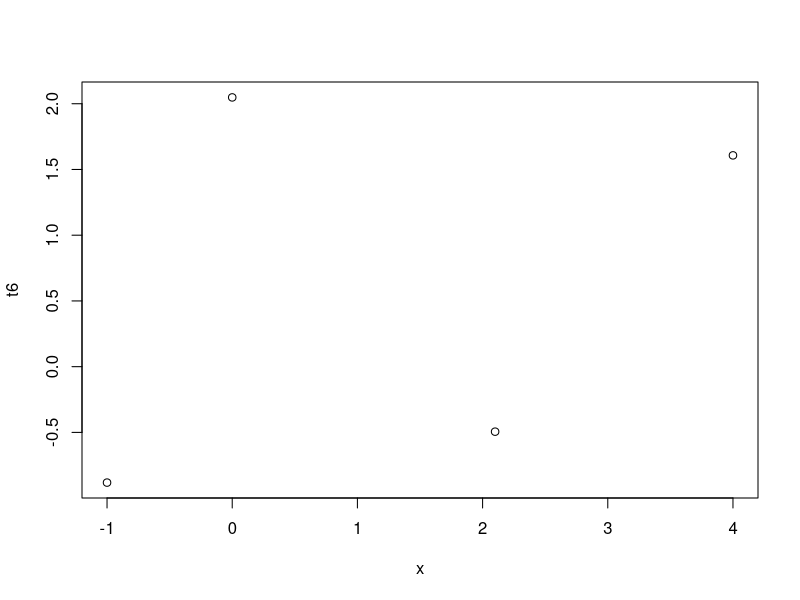

Here is the R script that generated this plot:
## ---- chunk 1
x <- c(2.1,-1,0,4) # c = combine
y <- rt(4,6) # Four observations from a t_6 distribution
stdDev <- sd(x)
mean(y)
## ---- chunk 2
z <- data.frame(x,y)
print(z)
## ---- chunk 3
plot(x,y,ylab="t6")
## ---- chunk 4
install.packages("dplyr", repos='http://cran.rstudio.com') # Comment this out once installed
## ---- chunk 5
library(dplyr) # load up the package that was just installed
filter(z,x>0) # a concise command, courtesy of dplyr
